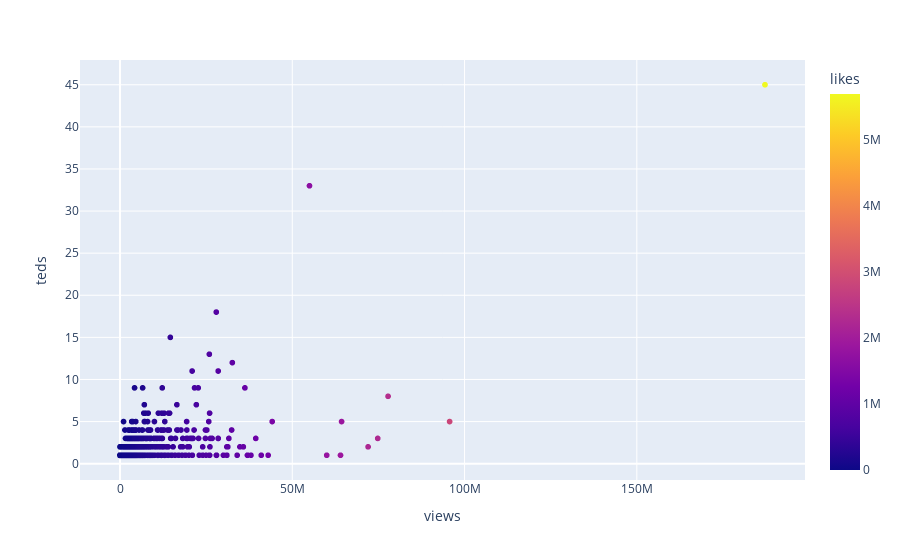

Write notebook code for a chart like this one.
### Code cell
import plotly.express as px

fig = px.scatter(left_merged, x="views", y="teds", color="likes",hover_data=['author'])
fig.show()

### Figure 1 — Plotly figure (JSON) as saved in the notebook; plotly's stock layout.template omitted (floating-point values rounded to 4 significant figures; data arrays with more than 128 entries replaced by an {"elided": "..."} marker saying what was removed)
{"data": [{"customdata": {"elided": "4443x1 str values"}, "hovertemplate": "views=%{x}<br>teds=%{y}<br>author=%{customdata[0]}<br>likes=%{marker.color}<extra></extra>", "legendgroup": "", "marker": {"color": {"elided": "4443 int values"}, "coloraxis": "coloraxis", "symbol": "circle"}, "mode": "markers", "name": "", "showlegend": false, "type": "scattergl", "x": {"elided": "4443 int values"}, "xaxis": "x", "y": {"elided": "4443 int values"}, "yaxis": "y"}], "layout": {"coloraxis": {"colorbar": {"title": {"text": "likes"}}, "colorscale": [[0, "#0d0887"], [0.1111, "#46039f"], [0.2222, "#7201a8"], [0.3333, "#9c179e"], [0.4444, "#bd3786"], [0.5556, "#d8576b"], [0.6667, "#ed7953"], [0.7778, "#fb9f3a"], [0.8889, "#fdca26"], [1, "#f0f921"]]}, "legend": {"tracegroupgap": 0}, "margin": {"t": 60}, "xaxis": {"anchor": "y", "domain": [0, 1], "title": {"text": "views"}}, "yaxis": {"anchor": "x", "domain": [0, 1], "title": {"text": "teds"}}}}
